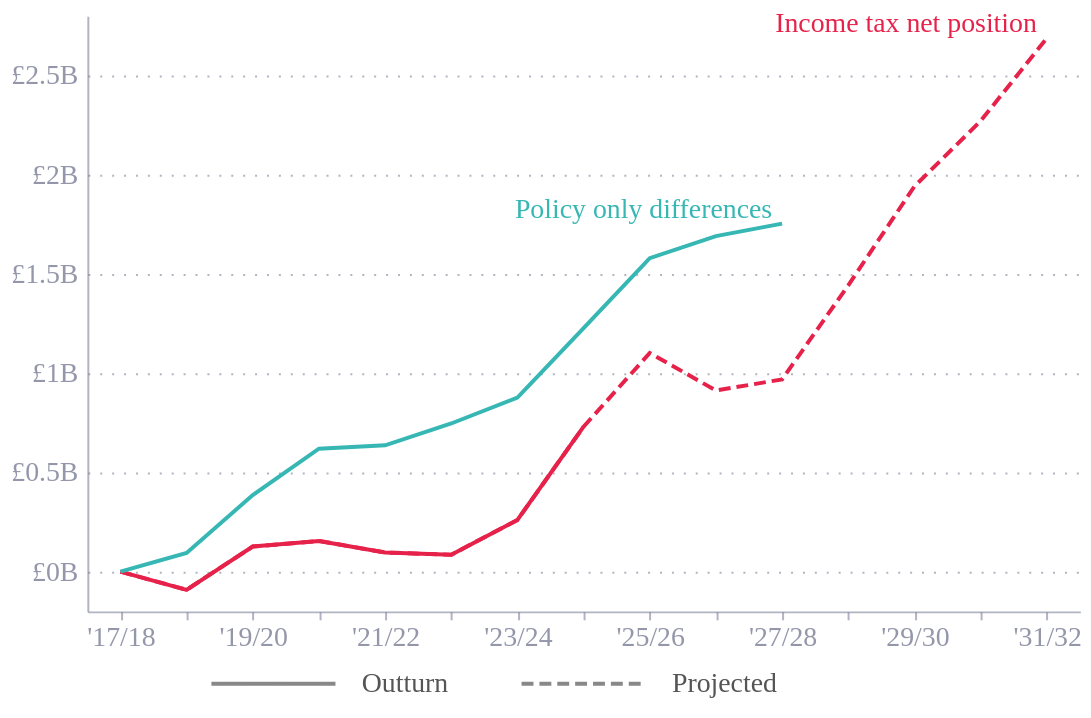

Notebook code cell kept with this figure:
### Code cell
# Version 2: single 'Income tax net position' label at projection end + solid/dashed style legend

# Ensure label/color/value_label columns are present (in case this cell runs standalone)
fig2_melted['label'] = fig2_melted['category'].apply(get_label)
fig2_melted['color'] = fig2_melted['category'].apply(get_color)
fig2_melted['value_label'] = fig2_melted['value'].apply(
    lambda v: f'£{v / 1e9:.1f}B' if pd.notna(v) else None
)

is_proj_v2 = fig2_melted['category'].str.lower().str.contains('projection')
proj_data_v2 = fig2_melted[is_proj_v2]
solid_data_v2 = fig2_melted[~is_proj_v2]

all_labels_v2 = fig2_melted[['label', 'color']].drop_duplicates().sort_values('label')
domain_v2 = all_labels_v2['label'].tolist()
color_range_v2 = all_labels_v2['color'].tolist()

# dx/dy offsets in pixels — negative dx nudges left of the last point
label_dx_v2 = {
    'Income tax net position projection': -5,
    'Policy only differences': -5,
}
label_dy_v2 = {
    'Income tax net position projection': 0,
    'Policy only differences': 0,
}
# Override display text for the projection label
display_text_v2 = {
    'Income tax net position projection': 'Income tax net position',
    'Policy only differences': 'Policy only differences',
}

# Use LAST valid point, right-aligned so text flows leftward
last_points_v2 = (
    fig2_melted.dropna(subset=['value'])
    .sort_values('year')
    .groupby('label')
    .last()
    .reset_index()
)
last_points_v2 = last_points_v2[
    last_points_v2['label'].isin(['Income tax net position projection', 'Policy only differences'])
].copy()
last_points_v2['display_label'] = last_points_v2['label'].map(display_text_v2)
last_points_v2['dx'] = last_points_v2['label'].map(label_dx_v2).fillna(-5)
last_points_v2['dy'] = last_points_v2['label'].map(label_dy_v2).fillna(0)

x_enc_v2 = alt.X('fiscal_year:O', axis=alt.Axis(labelFontSize=14, labelExpr="parseInt(slice(datum.value, 1, 3)) % 2 === 1 ? datum.value : ''"))
y_enc_v2 = alt.Y('value:Q', axis=alt.Axis(labelFontSize=14, labelExpr='"£" + datum.value / 1e9 + "B"', titleFontSize=14))
color_enc_v2 = alt.Color('label:N', scale=alt.Scale(domain=domain_v2, range=color_range_v2), legend=None)
tooltip_enc_v2 = [
    alt.Tooltip('fiscal_year:O', title='Year'),
    alt.Tooltip('label:N', title='Category'),
    alt.Tooltip('value_label:N', title='Value'),
]

dashed_v2 = alt.Chart(proj_data_v2).mark_line(strokeDash=[6, 3]).encode(
    x=x_enc_v2, y=y_enc_v2, color=color_enc_v2, tooltip=tooltip_enc_v2
)
solid_v2 = alt.Chart(solid_data_v2).mark_line().encode(
    x=x_enc_v2, y=y_enc_v2, color=color_enc_v2, tooltip=tooltip_enc_v2
)

text_layers_v2 = [
    alt.Chart(last_points_v2[last_points_v2['label'] == lbl]).mark_text(
        align='right',
        fontSize=14,
        dx=float(last_points_v2.loc[last_points_v2['label'] == lbl, 'dx'].iloc[0]),
        dy=float(last_points_v2.loc[last_points_v2['label'] == lbl, 'dy'].iloc[0]) - 7,
    ).encode(
        x='fiscal_year:O',
        y='value:Q',
        text='display_label:N',
        color=alt.Color('label:N', scale=alt.Scale(domain=domain_v2, range=color_range_v2), legend=None)
    )
    for lbl in last_points_v2['label'].unique()
]

main_v2 = alt.layer(dashed_v2, solid_v2, *text_layers_v2).resolve_scale(color='shared').properties(height=300, width=500)

# Line-style legend (solid = Outturn, dashed = Projected)
legend_lines_df = pd.DataFrame({
    'x': [0, 1, 2.5, 3.5],
    'y': [0, 0, 0, 0],
    'style': ['Outturn', 'Outturn', 'Projected', 'Projected']
})
legend_text_df = pd.DataFrame({
    'x': [1.1, 3.6],
    'y': [0, 0],
    'label': ['Outturn', 'Projected']
})

legend_line_layer = alt.Chart(legend_lines_df).mark_line(color='#888888').encode(
    x=alt.X('x:Q', axis=None, scale=alt.Scale(domain=[-0.5, 7])),
    y=alt.Y('y:Q', axis=None, scale=alt.Scale(domain=[-0.5, 0.5])),
    strokeDash=alt.StrokeDash('style:N',
        scale=alt.Scale(domain=['Outturn', 'Projected'], range=[[1, 0], [6, 3]]),
        legend=None
    )
)
legend_text_layer = alt.Chart(legend_text_df).mark_text(align='left', fontSize=14, color='#555555').encode(
    x=alt.X('x:Q', axis=None),
    y=alt.Y('y:Q', axis=None),
    text='label:N'
)

legend_v2 = (legend_line_layer + legend_text_layer).properties(width=500, height=25)

fig2_v2 = alt.vconcat(main_v2, legend_v2).configure_concat(spacing=4)
fig2_v2

### Figure 1 — Vega-Lite specification as saved in the notebook (floating-point values rounded to 4 significant figures)
{"config": {"font": "Circular Std", "text": {"color": "#676A86", "align": "left", "baseline": "middle", "dx": 7, "dy": 0, "fontSize": 11}, "view": {"stroke": null, "continuousWidth": 400, "continuousHeight": 300, "discreteWidth": 400, "discreteHeight": 300}, "range": {"category": ["#36B7B4", "#E6224B", "#F4C245", "#0063AF", "#00A767", "#179FDB", "#EB5C2E"], "diverging": ["#E6224B", "#E54753", "#C9C9C9", "#179FDB", "#122B39"], "heatmap": ["#C9C9C9", "#179FDB", "#0063AF", "#122B39"], "ordinal": ["#00A767", "#36B7B4", "#179FDB", "#0063AF", "#243B5A"]}, "bar": {"color": "#179fdb"}, "line": {"color": "#e6224b"}, "rule": {"color": "#676A86"}, "area": {"opacity": 0.3}, "point": {"filled": true, "size": 80, "color": "#e6224b", "opacity": 0.95}, "geoshape": {"stroke": "white", "strokeWidth": 0.3}, "rect": {"fill": "#d6d4d4", "opacity": 0.3}, "axis": {"labelColor": "#676A86", "labelFontSize": 11, "labelFont": "Circular Std", "labelOpacity": 0.7, "tickColor": "#676A86", "tickOpacity": 0.5, "domainColor": "#676A86", "domainOpacity": 0.5, "gridColor": "#676A86", "gridDash": [2, 2], "gridOpacity": 0.5, "title": null, "titleColor": "#676A86", "titleOpacity": 0.8, "tickSize": 4}, "axisXDiscrete": {"grid": false, "labelAngle": 0, "tickCount": 10, "tickOpacity": 0.5, "title": null}, "axisYDiscrete": {"ticks": false, "labelPadding": 5}, "axisXTemporal": {"grid": false, "ticks": true}, "axisXQuantitative": {"grid": true}, "axisYQuantitative": {"gridColor": "#676A86", "gridDash": [1, 5], "gridOpacity": 0.5, "ticks": false, "labelPadding": 5, "tickCount": 8, "titleAngle": 0, "titleAlign": "left", "titleBaseline": "bottom", "titleX": 0, "titleY": -5}, "title": {"color": "#676A86E6", "subtitleColor": "#676A86", "font": "Circular Std", "subtitleFont": "Circular Std", "anchor": "start", "fontSize": 14, "subtitleFontSize": 12, "subtitlePadding": 4, "offset": 0, "frame": "group"}, "legend": {"titleColor": "#122b39", "title": null, "labelColor": "#122b39", "labelFontSize": 11}, "concat": {"spacing": 4}}, "vconcat": [{"layer": [{"data": {"name": "data-7687b429d2c41959b58ea167420c3b16"}, "mark": {"type": "line", "strokeDash": [6, 3]}, "encoding": {"color": {"field": "label", "legend": null, "scale": {"domain": ["Income tax net position", "Income tax net position projection", "Policy only differences"], "range": ["#e6224b", "#e6224b", "#36b7b4"]}, "type": "nominal"}, "tooltip": [{"field": "fiscal_year", "title": "Year", "type": "ordinal"}, {"field": "label", "title": "Category", "type": "nominal"}, {"field": "value_label", "title": "Value", "type": "nominal"}], "x": {"axis": {"labelExpr": "parseInt(slice(datum.value, 1, 3)) % 2 === 1 ? datum.value : ''", "labelFontSize": 14}, "field": "fiscal_year", "type": "ordinal"}, "y": {"axis": {"labelExpr": "\"£\" + datum.value / 1e9 + \"B\"", "labelFontSize": 14, "titleFontSize": 14}, "field": "value", "type": "quantitative"}}}, {"data": {"name": "data-8aecf7826c9ec1dd7688df6badac2a37"}, "mark": {"type": "line"}, "encoding": {"color": {"field": "label", "legend": null, "scale": {"domain": ["Income tax net position", "Income tax net position projection", "Policy only differences"], "range": ["#e6224b", "#e6224b", "#36b7b4"]}, "type": "nominal"}, "tooltip": [{"field": "fiscal_year", "title": "Year", "type": "ordinal"}, {"field": "label", "title": "Category", "type": "nominal"}, {"field": "value_label", "title": "Value", "type": "nominal"}], "x": {"axis": {"labelExpr": "parseInt(slice(datum.value, 1, 3)) % 2 === 1 ? datum.value : ''", "labelFontSize": 14}, "field": "fiscal_year", "type": "ordinal"}, "y": {"axis": {"labelExpr": "\"£\" + datum.value / 1e9 + \"B\"", "labelFontSize": 14, "titleFontSize": 14}, "field": "value", "type": "quantitative"}}}, {"data": {"name": "data-74d3b6034627f3c887fb517d0393b5af"}, "mark": {"type": "text", "align": "right", "dx": -5.0, "dy": -7.0, "fontSize": 14}, "encoding": {"color": {"field": "label", "legend": null, "scale": {"domain": ["Income tax net position", "Income tax net position projection", "Policy only differences"], "range": ["#e6224b", "#e6224b", "#36b7b4"]}, "type": "nominal"}, "text": {"field": "display_label", "type": "nominal"}, "x": {"field": "fiscal_year", "type": "ordinal"}, "y": {"field": "value", "type": "quantitative"}}}, {"data": {"name": "data-00c90f27bdc81fb04890f9c480049125"}, "mark": {"type": "text", "align": "right", "dx": -5.0, "dy": -7.0, "fontSize": 14}, "encoding": {"color": {"field": "label", "legend": null, "scale": {"domain": ["Income tax net position", "Income tax net position projection", "Policy only differences"], "range": ["#e6224b", "#e6224b", "#36b7b4"]}, "type": "nominal"}, "text": {"field": "display_label", "type": "nominal"}, "x": {"field": "fiscal_year", "type": "ordinal"}, "y": {"field": "value", "type": "quantitative"}}}], "height": 300, "resolve": {"scale": {"color": "shared"}}, "width": 500}, {"layer": [{"data": {"name": "data-ecfdef562d5e026ccdf46bfe857ed2b0"}, "mark": {"type": "line", "color": "#888888"}, "encoding": {"strokeDash": {"field": "style", "legend": null, "scale": {"domain": ["Outturn", "Projected"], "range": [[1, 0], [6, 3]]}, "type": "nominal"}, "x": {"axis": null, "field": "x", "scale": {"domain": [-0.5, 7]}, "type": "quantitative"}, "y": {"axis": null, "field": "y", "scale": {"domain": [-0.5, 0.5]}, "type": "quantitative"}}}, {"data": {"name": "data-6af68b203d2b63b4a0cf2468b76454c1"}, "mark": {"type": "text", "align": "left", "color": "#555555", "fontSize": 14}, "encoding": {"text": {"field": "label", "type": "nominal"}, "x": {"axis": null, "field": "x", "type": "quantitative"}, "y": {"axis": null, "field": "y", "type": "quantitative"}}}], "height": 25, "width": 500}], "$schema": "https://vega.github.io/schema/vega-lite/v5.20.1.json", "datasets": {"data-7687b429d2c41959b58ea167420c3b16": [{"category": "Income tax net position projection ", "year": "2017-01-01T00:00:00", "value": 0.0, "fiscal_year": "'17/18", "label": "Income tax net position projection", "color": "#e6224b", "value_label": "£0.0B"}, {"category": "Income tax net position projection ", "year": "2018-01-01T00:00:00", "value": -91290000.0, "fiscal_year": "'18/19", "label": "Income tax net position projection", "color": "#e6224b", "value_label": "£-0.1B"}, {"category": "Income tax net position projection ", "year": "2019-01-01T00:00:00", "value": 126800000.0, "fiscal_year": "'19/20", "label": "Income tax net position projection", "color": "#e6224b", "value_label": "£0.1B"}, {"category": "Income tax net position projection ", "year": "2020-01-01T00:00:00", "value": 154900000.0, "fiscal_year": "'20/21", "label": "Income tax net position projection", "color": "#e6224b", "value_label": "£0.2B"}, {"category": "Income tax net position projection ", "year": "2021-01-01T00:00:00", "value": 96440000.0, "fiscal_year": "'21/22", "label": "Income tax net position projection", "color": "#e6224b", "value_label": "£0.1B"}, {"category": "Income tax net position projection ", "year": "2022-01-01T00:00:00", "value": 85370000.0, "fiscal_year": "'22/23", "label": "Income tax net position projection", "color": "#e6224b", "value_label": "£0.1B"}, {"category": "Income tax net position projection ", "year": "2023-01-01T00:00:00", "value": 260500000.0, "fiscal_year": "'23/24", "label": "Income tax net position projection", "color": "#e6224b", "value_label": "£0.3B"}, {"category": "Income tax net position projection ", "year": "2024-01-01T00:00:00", "value": 730400000.0, "fiscal_year": "'24/25", "label": "Income tax net position projection", "color": "#e6224b", "value_label": "£0.7B"}, {"category": "Income tax net position projection ", "year": "2025-01-01T00:00:00", "value": 1102000000.0, "fiscal_year": "'25/26", "label": "Income tax net position projection", "color": "#e6224b", "value_label": "£1.1B"}, {"category": "Income tax net position projection ", "year": "2026-01-01T00:00:00", "value": 912800000.0, "fiscal_year": "'26/27", "label": "Income tax net position projection", "color": "#e6224b", "value_label": "£0.9B"}, {"category": "Income tax net position projection ", "year": "2027-01-01T00:00:00", "value": 968700000.0, "fiscal_year": "'27/28", "label": "Income tax net position projection", "color": "#e6224b", "value_label": "£1.0B"}, {"category": "Income tax net position projection ", "year": "2028-01-01T00:00:00", "value": 1442000000.0, "fiscal_year": "'28/29", "label": "Income tax net position projection", "color": "#e6224b", "value_label": "£1.4B"}, {"category": "Income tax net position projection ", "year": "2029-01-01T00:00:00", "value": 1941000000.0, "fiscal_year": "'29/30", "label": "Income tax net position projection", "color": "#e6224b", "value_label": "£1.9B"}, {"category": "Income tax net position projection ", "year": "2030-01-01T00:00:00", "value": 2270000000.0, "fiscal_year": "'30/31", "label": "Income tax net position projection", "color": "#e6224b", "value_label": "£2.3B"}, {"category": "Income tax net position projection ", "year": "2031-01-01T00:00:00", "value": 2687000000.0, "fiscal_year": "'31/32", "label": "Income tax net position projection", "color": "#e6224b", "value_label": "£2.7B"}], "data-8aecf7826c9ec1dd7688df6badac2a37": [{"category": "Income tax net position outturn", "year": "2017-01-01T00:00:00", "value": 0.0, "fiscal_year": "'17/18", "label": "Income tax net position", "color": "#e6224b", "value_label": "£0.0B"}, {"category": "Policy only differences", "year": "2017-01-01T00:00:00", "value": 0.0, "fiscal_year": "'17/18", "label": "Policy only differences", "color": "#36b7b4", "value_label": "£0.0B"}, {"category": "Income tax net position outturn", "year": "2018-01-01T00:00:00", "value": -91290000.0, "fiscal_year": "'18/19", "label": "Income tax net position", "color": "#e6224b", "value_label": "£-0.1B"}, {"category": "Policy only differences", "year": "2018-01-01T00:00:00", "value": 94070000.0, "fiscal_year": "'18/19", "label": "Policy only differences", "color": "#36b7b4", "value_label": "£0.1B"}, {"category": "Income tax net position outturn", "year": "2019-01-01T00:00:00", "value": 126800000.0, "fiscal_year": "'19/20", "label": "Income tax net position", "color": "#e6224b", "value_label": "£0.1B"}, {"category": "Policy only differences", "year": "2019-01-01T00:00:00", "value": 386000000.0, "fiscal_year": "'19/20", "label": "Policy only differences", "color": "#36b7b4", "value_label": "£0.4B"}, {"category": "Income tax net position outturn", "year": "2020-01-01T00:00:00", "value": 154900000.0, "fiscal_year": "'20/21", "label": "Income tax net position", "color": "#e6224b", "value_label": "£0.2B"}, {"category": "Policy only differences", "year": "2020-01-01T00:00:00", "value": 619600000.0, "fiscal_year": "'20/21", "label": "Policy only differences", "color": "#36b7b4", "value_label": "£0.6B"}, {"category": "Income tax net position outturn", "year": "2021-01-01T00:00:00", "value": 96440000.0, "fiscal_year": "'21/22", "label": "Income tax net position", "color": "#e6224b", "value_label": "£0.1B"}, {"category": "Policy only differences", "year": "2021-01-01T00:00:00", "value": 636700000.0, "fiscal_year": "'21/22", "label": "Policy only differences", "color": "#36b7b4", "value_label": "£0.6B"}, {"category": "Income tax net position outturn", "year": "2022-01-01T00:00:00", "value": 85370000.0, "fiscal_year": "'22/23", "label": "Income tax net position", "color": "#e6224b", "value_label": "£0.1B"}, {"category": "Policy only differences", "year": "2022-01-01T00:00:00", "value": 746600000.0, "fiscal_year": "'22/23", "label": "Policy only differences", "color": "#36b7b4", "value_label": "£0.7B"}, {"category": "Income tax net position outturn", "year": "2023-01-01T00:00:00", "value": 260500000.0, "fiscal_year": "'23/24", "label": "Income tax net position", "color": "#e6224b", "value_label": "£0.3B"}, {"category": "Policy only differences", "year": "2023-01-01T00:00:00", "value": 876600000.0, "fiscal_year": "'23/24", "label": "Policy only differences", "color": "#36b7b4", "value_label": "£0.9B"}, {"category": "Income tax net position outturn", "year": "2024-01-01T00:00:00", "value": 730400000.0, "fiscal_year": "'24/25", "label": "Income tax net position", "color": "#e6224b", "value_label": "£0.7B"}, {"category": "Policy only differences", "year": "2024-01-01T00:00:00", "value": 1227000000.0, "fiscal_year": "'24/25", "label": "Policy only differences", "color": "#36b7b4", "value_label": "£1.2B"}, {"category": "Income tax net position outturn", "year": "2025-01-01T00:00:00", "value": null, "fiscal_year": "'25/26", "label": "Income tax net position", "color": "#e6224b", "value_label": null}, {"category": "Policy only differences", "year": "2025-01-01T00:00:00", "value": 1579000000.0, "fiscal_year": "'25/26", "label": "Policy only differences", "color": "#36b7b4", "value_label": "£1.6B"}, {"category": "Income tax net position outturn", "year": "2026-01-01T00:00:00", "value": null, "fiscal_year": "'26/27", "label": "Income tax net position", "color": "#e6224b", "value_label": null}, {"category": "Policy only differences", "year": "2026-01-01T00:00:00", "value": 1690000000.0, "fiscal_year": "'26/27", "label": "Policy only differences", "color": "#36b7b4", "value_label": "£1.7B"}, {"category": "Income tax net position outturn", "year": "2027-01-01T00:00:00", "value": null, "fiscal_year": "'27/28", "label": "Income tax net position", "color": "#e6224b", "value_label": null}, {"category": "Policy only differences", "year": "2027-01-01T00:00:00", "value": 1754000000.0, "fiscal_year": "'27/28", "label": "Policy only differences", "color": "#36b7b4", "value_label": "£1.8B"}, {"category": "Income tax net position outturn", "year": "2028-01-01T00:00:00", "value": null, "fiscal_year": "'28/29", "label": "Income tax net position", "color": "#e6224b", "value_label": null}, {"category": "Policy only differences", "year": "2028-01-01T00:00:00", "value": null, "fiscal_year": "'28/29", "label": "Policy only differences", "color": "#36b7b4", "value_label": null}, {"category": "Income tax net position outturn", "year": "2029-01-01T00:00:00", "value": null, "fiscal_year": "'29/30", "label": "Income tax net position", "color": "#e6224b", "value_label": null}, {"category": "Policy only differences", "year": "2029-01-01T00:00:00", "value": null, "fiscal_year": "'29/30", "label": "Policy only differences", "color": "#36b7b4", "value_label": null}, {"category": "Income tax net position outturn", "year": "2030-01-01T00:00:00", "value": null, "fiscal_year": "'30/31", "label": "Income tax net position", "color": "#e6224b", "value_label": null}, {"category": "Policy only differences", "year": "2030-01-01T00:00:00", "value": null, "fiscal_year": "'30/31", "label": "Policy only differences", "color": "#36b7b4", "value_label": null}, {"category": "Income tax net position outturn", "year": "2031-01-01T00:00:00", "value": null, "fiscal_year": "'31/32", "label": "Income tax net position", "color": "#e6224b", "value_label": null}, {"category": "Policy only differences", "year": "2031-01-01T00:00:00", "value": null, "fiscal_year": "'31/32", "label": "Policy only differences", "color": "#36b7b4", "value_label": null}], "data-74d3b6034627f3c887fb517d0393b5af": [{"label": "Income tax net position projection", "category": "Income tax net position projection ", "year": "2031-01-01T00:00:00", "value": 2687000000.0, "fiscal_year": "'31/32", "color": "#e6224b", "value_label": "£2.7B", "display_label": "Income tax net position", "dx": -5, "dy": 0}], "data-00c90f27bdc81fb04890f9c480049125": [{"label": "Policy only differences", "category": "Policy only differences", "year": "2027-01-01T00:00:00", "value": 1754000000.0, "fiscal_year": "'27/28", "color": "#36b7b4", "value_label": "£1.8B", "display_label": "Policy only differences", "dx": -5, "dy": 0}], "data-ecfdef562d5e026ccdf46bfe857ed2b0": [{"x": 0.0, "y": 0, "style": "Outturn"}, {"x": 1.0, "y": 0, "style": "Outturn"}, {"x": 2.5, "y": 0, "style": "Projected"}, {"x": 3.5, "y": 0, "style": "Projected"}], "data-6af68b203d2b63b4a0cf2468b76454c1": [{"x": 1.1, "y": 0, "label": "Outturn"}, {"x": 3.6, "y": 0, "label": "Projected"}]}}
